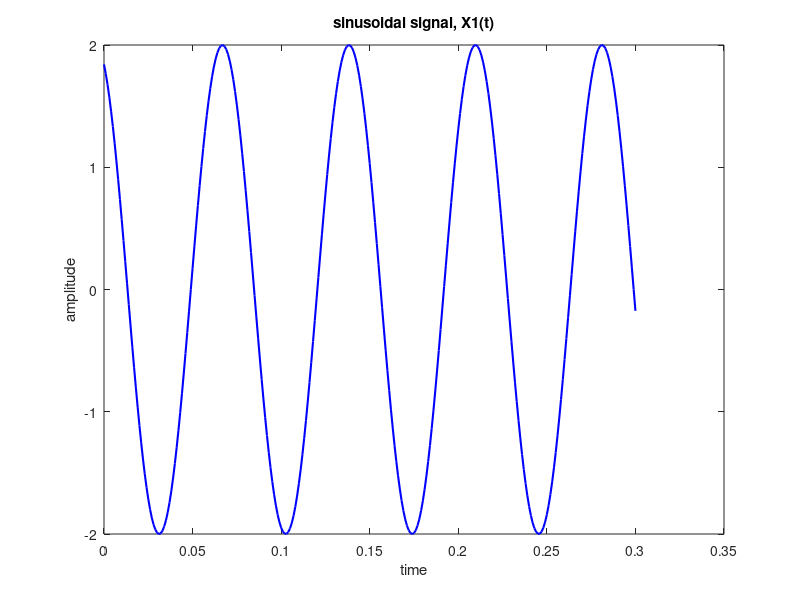
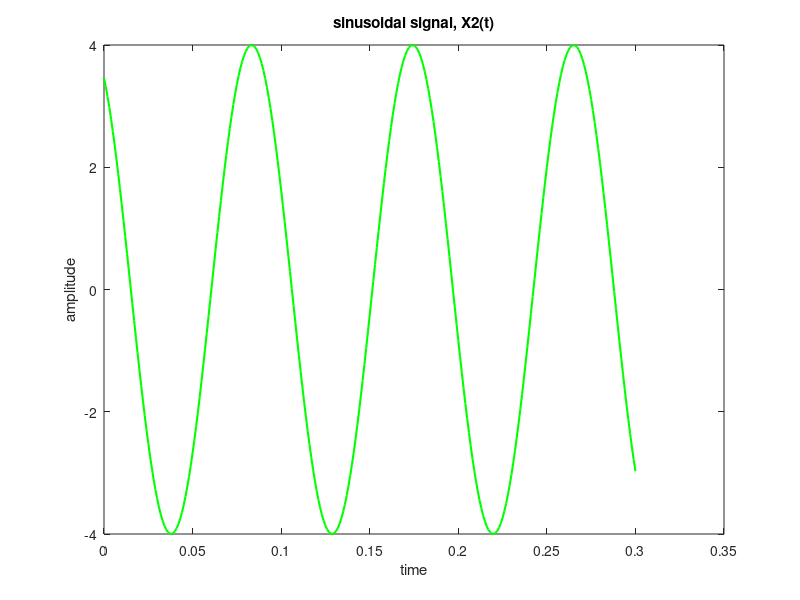
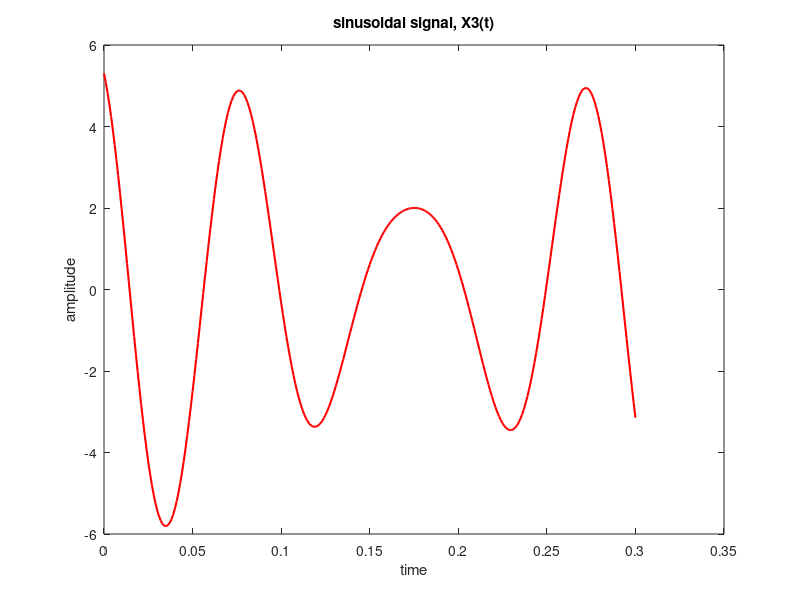
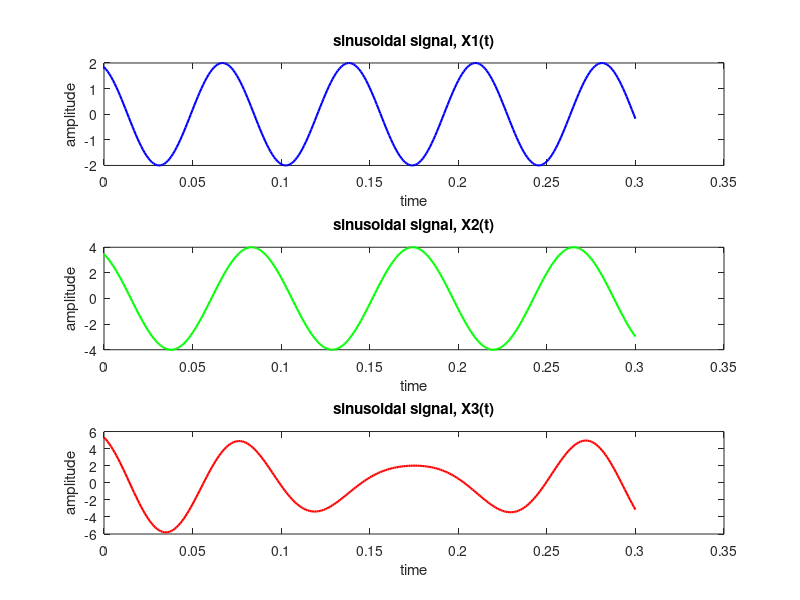

The MATLAB script that drew these images, in order:

% Shadril Hassan Shifat
% ID: 20-42451-1

% Data Communication Lab Task - 1
% Performance Task for Lab Report
% ID = AB-CDEFG-H

A=2;
B=0;
C=4;
D=2;
E=4;
F=5;
G=1;
H=1;

K1=A+B;
K2=G+H+2;

J1=deg2rad(D+G+20); % degree to radian
J2=deg2rad(30);
% Generating time array for approx. 3 cycles
sampling_rate=1000;
sampling_interval=1/sampling_rate;
t=0:sampling_interval:3/10;

% Question (a)
% For X1(t)
X1_t=K1*cos(2*pi*(E+F+5)*t+J1);
plot(t,X1_t,'b','linewidth',1.5);
%xlim([0 0.215]);
xlabel('time');
ylabel('amplitude');
title('sinusoidal signal, X1(t)');
% For X2(t)
figure;
X2_t=K2*cos(2*pi*(C+D+5)*t+J2);
plot(t,X2_t,'g','linewidth',1.5);
xlabel('time');
ylabel('amplitude');
title('sinusoidal signal, X2(t)');

% Question (b)
% For X3(t)
figure;
X3_t=X1_t+X2_t;
plot(t,X3_t,'r','linewidth',1.5);
xlabel('time');
ylabel('amplitude');
title('sinusoidal signal, X3(t)');

% Question (c)
figure;
subplot(3,1,1);
%X1_t=K1*cos(2*pi*14*t+J1);
plot(t,X1_t,'b','linewidth',1.5);
%xlim([0 0.215]);
xlabel('time');
ylabel('amplitude');
title('sinusoidal signal, X1(t)');

subplot(3,1,2);
%X2_t=K2*cos(2*pi*12*t+J2);
plot(t,X2_t,'g','linewidth',1.5);
xlabel('time');
ylabel('amplitude');
title('sinusoidal signal, X2(t)');

subplot(3,1,3);
%X3_t=X1_t+X2_t;
plot(t,X3_t,'r','linewidth',1.5);
xlabel('time');
ylabel('amplitude');
title('sinusoidal signal, X3(t)');